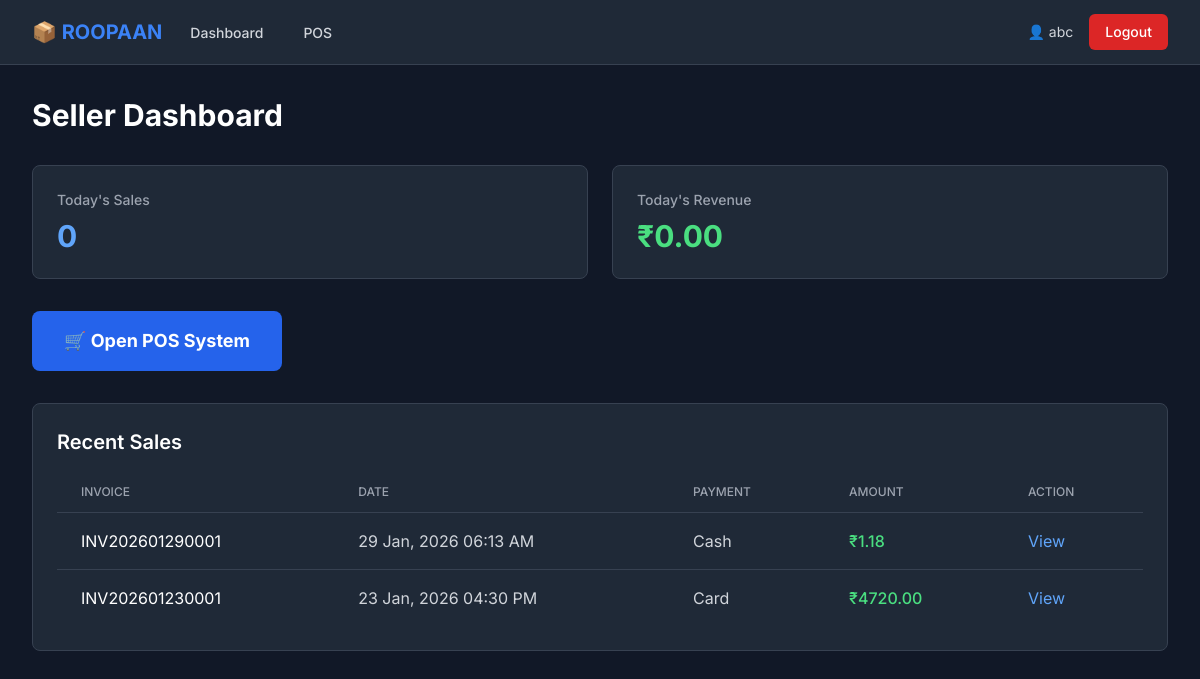
The app's page /seller/dashboard/ (signed in), older data.
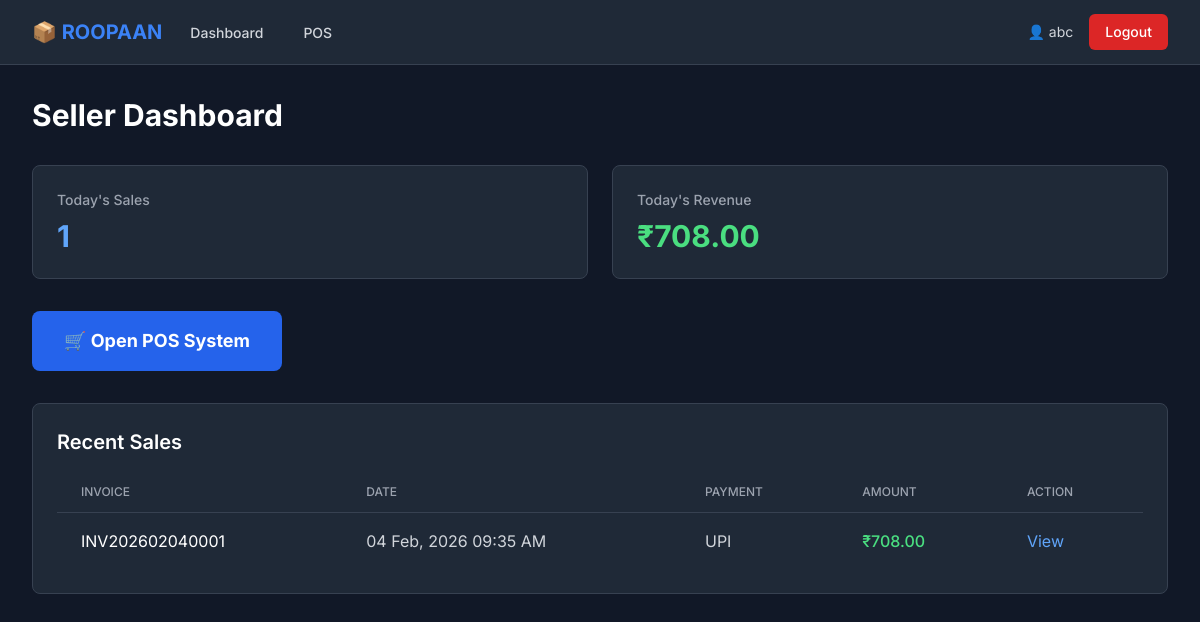
The same page, newer data.
### seller/models.py (models this page shows, shortened)
class Sale(models.Model):
    PAYMENT_METHOD_CHOICES = [
        ('cash', 'Cash'),
        ('card', 'Card'),
        ('upi', 'UPI'),
    ]
    id = models.UUIDField(primary_key=True, default=uuid.uuid4, editable=False)
    invoice_number = models.CharField(max_length=50, unique=True)
    seller = models.ForeignKey(Seller, on_delete=models.PROTECT, related_name='sales')
    payment_method = models.CharField(max_length=20, choices=PAYMENT_METHOD_CHOICES)
    subtotal = models.DecimalField(
        max_digits=10,
        decimal_places=2,
        validators=[MinValueValidator(Decimal('0.00'))]
    )
    tax_amount = models.DecimalField(
        max_digits=10,
        decimal_places=2,
        default=0.00,
        validators=[MinValueValidator(Decimal('0.00'))]
    )
    discount_amount = models.DecimalField(
        max_digits=10,
        decimal_places=2,
        default=0.00,
        validators=[MinValueValidator(Decimal('0.00'))]
    )
    coupon = models.ForeignKey(Coupon, on_delete=models.SET_NULL, null=True, blank=True)
    total_amount = models.DecimalField(
        max_digits=10,
        decimal_places=2,
        validators=[MinValueValidator(Decimal('0.00'))]
    )
    cgst_rate = models.DecimalField(max_digits=5, decimal_places=2)
    sgst_rate = models.DecimalField(max_digits=5, decimal_places=2)
    created_at = models.DateTimeField(auto_now_add=True)
    class Meta:
        ordering = ['-created_at']

### seller/views.py (the view)
# urls.py: path('dashboard/', views.seller_dashboard, name='dashboard'),
@login_required
@user_passes_test(is_seller)
def seller_dashboard(request):
    try:
        seller = request.user.seller_profile
    except Seller.DoesNotExist:
        from django.contrib.auth import logout
        logout(request)
        messages.error(request, 'You do not have a seller profile. Please contact the administrator.')
        return redirect('login')
    recent_sales = Sale.objects.filter(seller=seller)[:10]
    from django.db.models import Sum, Count
    today = timezone.now().date()
    today_sales = Sale.objects.filter(seller=seller, created_at__date=today)
    today_revenue = today_sales.aggregate(Sum('total_amount'))['total_amount__sum'] or 0
    today_count = today_sales.count()
    context = {
        'recent_sales': recent_sales,
        'today_revenue': today_revenue,
        'today_count': today_count,
    }
    return render(request, 'seller/dashboard.html', context)

### seller/views.py (called while the page is built)
def is_seller(user):
    return user.is_authenticated and user.user_type == 'seller'

### templates/seller/dashboard.html (shortened to what this page needs)
{% extends 'base.html' %}
{% block content %}
<div class="max-w-7xl mx-auto px-4 sm:px-6 lg:px-8 py-8">
    <h1 class="text-3xl font-bold text-white mb-8">Seller Dashboard</h1>
    <div class="grid grid-cols-1 md:grid-cols-2 gap-6 mb-8">
        <div class="bg-gray-800 rounded-lg p-6 border border-gray-700">
            <h3 class="text-gray-400 text-sm font-medium mb-2">Today's Sales</h3>
            <p class="text-3xl font-bold text-blue-400">{{ today_count }}</p>
        </div>
        <div class="bg-gray-800 rounded-lg p-6 border border-gray-700">
            <h3 class="text-gray-400 text-sm font-medium mb-2">Today's Revenue</h3>
            <p class="text-3xl font-bold text-green-400">₹{{ today_revenue|floatformat:2 }}</p>
        </div>
    </div>
    <div class="mb-8">
        <a href="{% url 'seller:pos' %}" class="inline-block bg-blue-600 hover:bg-blue-700 text-white font-bold py-4 px-8 rounded-lg text-lg">
            🛒 Open POS System
        </a>
    </div>
    <div class="bg-gray-800 rounded-lg p-6 border border-gray-700">
        <h2 class="text-xl font-semibold text-white mb-4">Recent Sales</h2>
        <div class="overflow-x-auto">
            <table class="min-w-full divide-y divide-gray-700">
                <thead>
                    <tr>
                        <th class="px-6 py-3 text-left text-xs font-medium text-gray-400 uppercase">Invoice</th>
                        <th class="px-6 py-3 text-left text-xs font-medium text-gray-400 uppercase">Date</th>
                        <th class="px-6 py-3 text-left text-xs font-medium text-gray-400 uppercase">Payment</th>
                        <th class="px-6 py-3 text-left text-xs font-medium text-gray-400 uppercase">Amount</th>
                        <th class="px-6 py-3 text-left text-xs font-medium text-gray-400 uppercase">Action</th>
                    </tr>
                </thead>
                <tbody class="divide-y divide-gray-700">
                    {% for sale in recent_sales %}
                    <tr>
                        <td class="px-6 py-4 text-white">{{ sale.invoice_number }}</td>
                        <td class="px-6 py-4 text-gray-300">{{ sale.created_at|date:"d M, Y h:i A" }}</td>
                        <td class="px-6 py-4 text-gray-300">{{ sale.get_payment_method_display }}</td>
                        <td class="px-6 py-4 text-green-400 font-medium">₹{{ sale.total_amount }}</td>
                        <td class="px-6 py-4">
                            <a href="{% url 'seller:view_invoice' sale.id %}" class="text-blue-400 hover:text-blue-300">View</a>
                        </td>
                    </tr>
                    {% empty %}
                    <tr>
                        <td colspan="5" class="px-6 py-8 text-center text-gray-400">No sales yet</td>
                    </tr>
                    {% endfor %}
                </tbody>
            </table>
        </div>
    </div>
</div>
{% endblock %}

Row changes from the older to the newer data that the page shows:
removed Sale: invoice_number "INV202601290001", created_at "29 Jan, 2026 06:13 AM", payment_method "Cash", total_amount "1.18"
removed Sale: invoice_number "INV202601230001", created_at "23 Jan, 2026 04:30 PM", payment_method "Card", total_amount "4720.00"
added Sale: invoice_number "INV202602040001", created_at "04 Feb, 2026 09:35 AM", payment_method "UPI", total_amount "708.00"
Text that changed along with them:
{{ today_count }}: "0" → "1"
{{ today_revenue|floatformat:2 }}: "0.00" → "708.00"
